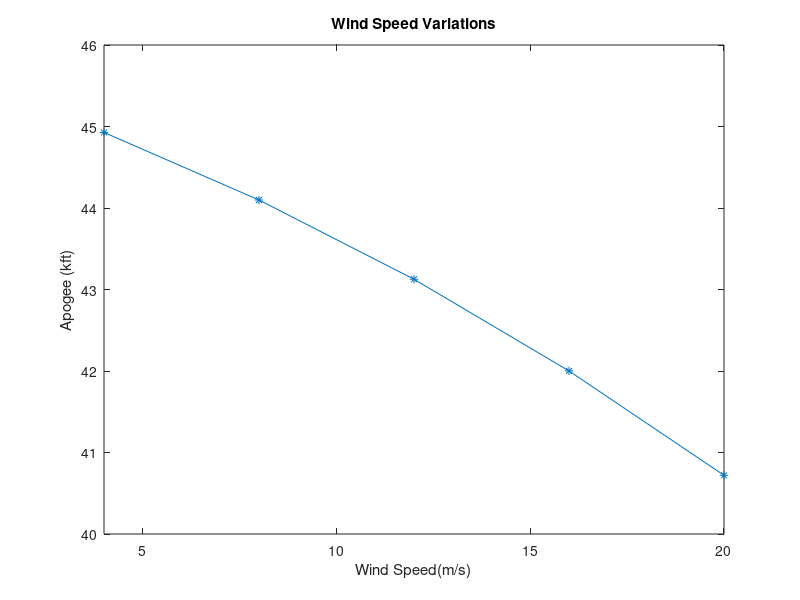
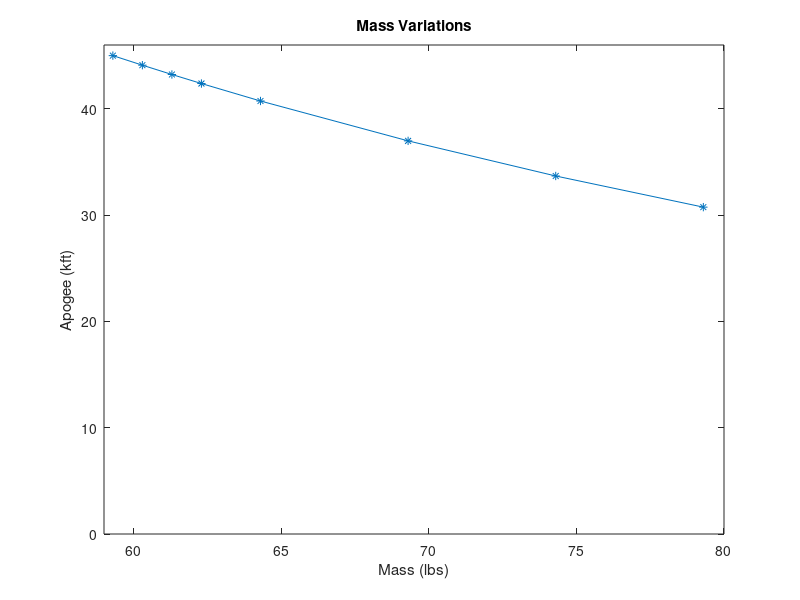
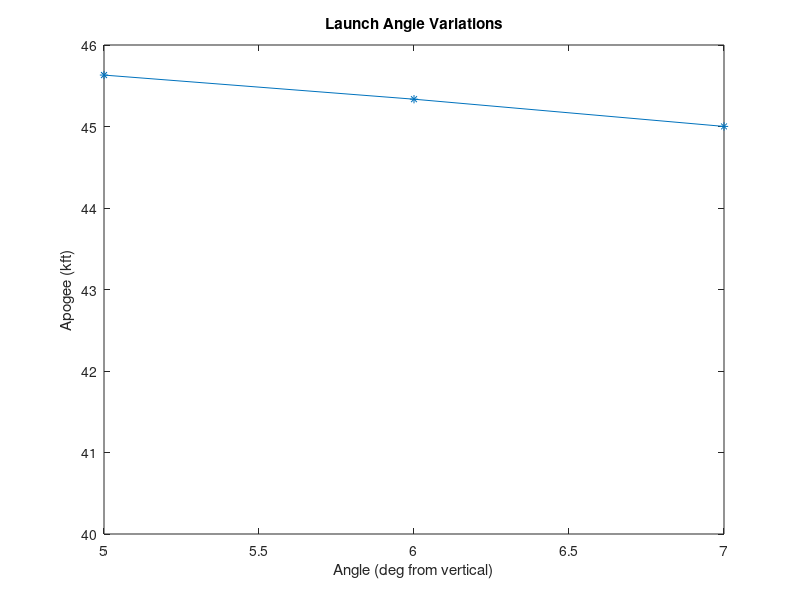

The MATLAB source for these figures, in order:
% RASAero Sim Data Analysis
% Ruqayya Toorawa
% 02/14/17

%Plot Wind Speed Variations
WindSpeed = [4 8 12 16 20]
Altitude_Wind = [44.927 44.098 43.126 42.001 40.720]
plot (WindSpeed, Altitude_Wind,'-*')
xlabel('Wind Speed(m/s)')
ylabel('Apogee (kft)')
title('Wind Speed Variations')
axis([4, 20, 40, 46])
figure() 

%Plot Mass Variations
Mass = [59.3, 60.3, 61.3, 62.3, 64.3, 69.3, 74.3, 79.3]
Altitude_Mass = [45.001 44.102 43.226 42.376 40.733 36.982 33.678 30.748] 
plot (Mass, Altitude_Mass, '-*')
xlabel('Mass (lbs)')
ylabel('Apogee (kft)')
title('Mass Variations')
axis([59, 80, 0, 46])
figure() 

%Launch Angle Variations
Launch_Angle = [5 6 7]
Altitude_Angle = [45.631 45.335 45.001] 
plot (Launch_Angle, Altitude_Angle, '-*')
xlabel('Angle (deg from vertical)')
ylabel('Apogee (kft)')
title('Launch Angle Variations')
axis([5, 7, 40, 46])